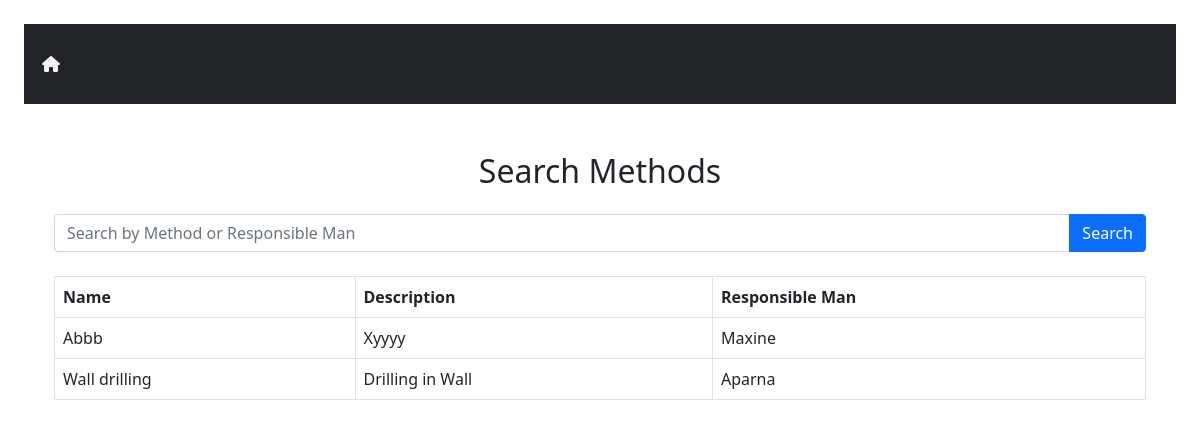
The page /methods/search/ on the database its author committed.
### IndustryApp/models.py (models this page shows, shortened)
class Method(models.Model):
    name = models.CharField(max_length=100)
    description = models.TextField()
    responsible_man = models.ForeignKey(Man, on_delete=models.SET_NULL, null=True, related_name='methods')
    machines = models.ManyToManyField(Machine)
    materials = models.ManyToManyField(Material)

class Man(models.Model):
    user=models.OneToOneField(User,on_delete=models.CASCADE)
    name=models.CharField(max_length=100)
    email=models.EmailField()
    phone_no=models.CharField(max_length=15)
    role = models.CharField(max_length=50)
    shift = models.ForeignKey(Shift, on_delete=models.SET_NULL, null=True, related_name='men')
    machines = models.ManyToManyField('Machine', blank=True, related_name='men')
    def __str__(self):
        return self.name

### IndustryApp/views.py (the view)
# urls.py: path('methods/search/', MethodSearchView.as_view(), name='method_search'),
class MethodSearchView(ListView):
    model = Method
    template_name = 'methods_search.html'
    context_object_name = 'methods'
    def get_queryset(self):
        query = self.request.GET.get('search')
        if query:
            return Method.objects.filter(
                Q(name__icontains=query) |
                Q(responsible_man__user__username__icontains=query)
            )
        return Method.objects.all()

### IndustryApp/templates/methods_search.html
{% extends 'menu.html' %}
{% block content %}
<div class="container mt-5">
  <h2 class="text-center mb-4">Search Methods</h2>
  <form method="get" action="" class="mb-4">
    <div class="input-group">
      <input type="text" name="search" class="form-control" placeholder="Search by Method or Responsible Man"
             value="{{ request.GET.search }}">
      <button type="submit" class="btn btn-primary">Search</button>
    </div>
  </form>
  {% if methods %}
    <table class="table table-bordered">
      <thead>
      <tr>
        <th>Name</th>
        <th>Description</th>
        <th>Responsible Man</th>
      </tr>
      </thead>
      <tbody>
      {% for method in methods %}
        <tr>
          <td>{{ method.name }}</td>
          <td>{{ method.description }}</td>
          <td>{{ method.responsible_man }}</td>
        </tr>
      {% endfor %}
      </tbody>
    </table>
  {% else %}
    <p>No methods found.</p>
  {% endif %}
</div>
{% endblock %}

### rows shown on the page
Method: name "Abbb", description "Xyyyy", responsible_man "Maxine"
Method: name "Wall drilling", description "Drilling in Wall", responsible_man "Aparna"
